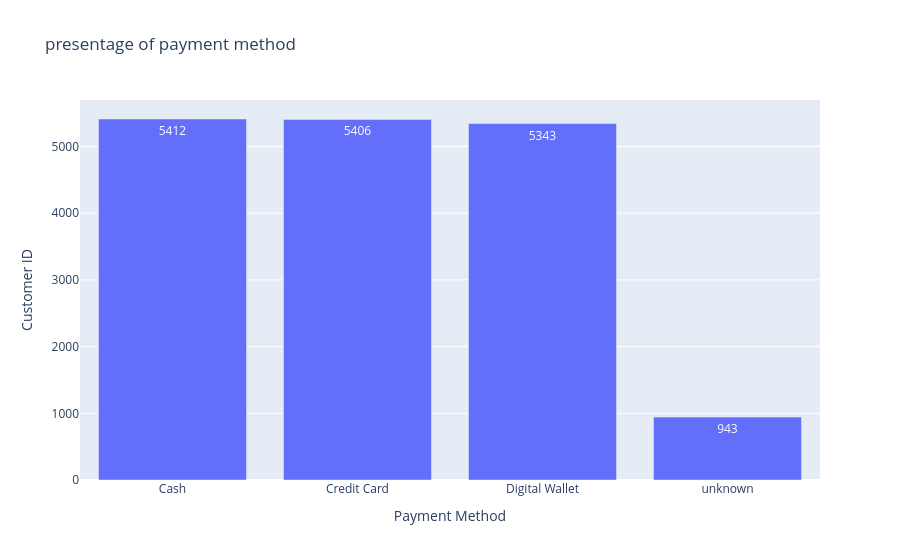

The notebook cell saved with this chart:
### Markdown cell above
4.How many times each payment method used

### Code cell
paymeth=df.groupby('Payment Method')['Customer ID'].count().reset_index()
px.bar(paymeth,x='Payment Method',y='Customer ID',title='presentage of payment method',text_auto=True).update_xaxes(categoryorder='total descending')

### Figure 1 — Plotly figure (JSON) as saved in the notebook; plotly's stock layout.template omitted (floating-point values rounded to 4 significant figures)
{"data": [{"hovertemplate": "Payment Method=%{x}<br>Customer ID=%{y}<extra></extra>", "legendgroup": "", "marker": {"color": "#636efa", "pattern": {"shape": ""}}, "name": "", "orientation": "v", "showlegend": false, "textposition": "auto", "texttemplate": "%{y}", "type": "bar", "x": ["Cash", "Credit Card", "Digital Wallet", "unknown"], "xaxis": "x", "y": [5412, 5406, 5343, 943], "yaxis": "y"}], "layout": {"barmode": "relative", "legend": {"tracegroupgap": 0}, "title": {"text": "presentage of payment method"}, "xaxis": {"anchor": "y", "categoryorder": "total descending", "domain": [0, 1], "title": {"text": "Payment Method"}}, "yaxis": {"anchor": "x", "domain": [0, 1], "title": {"text": "Customer ID"}}}}
